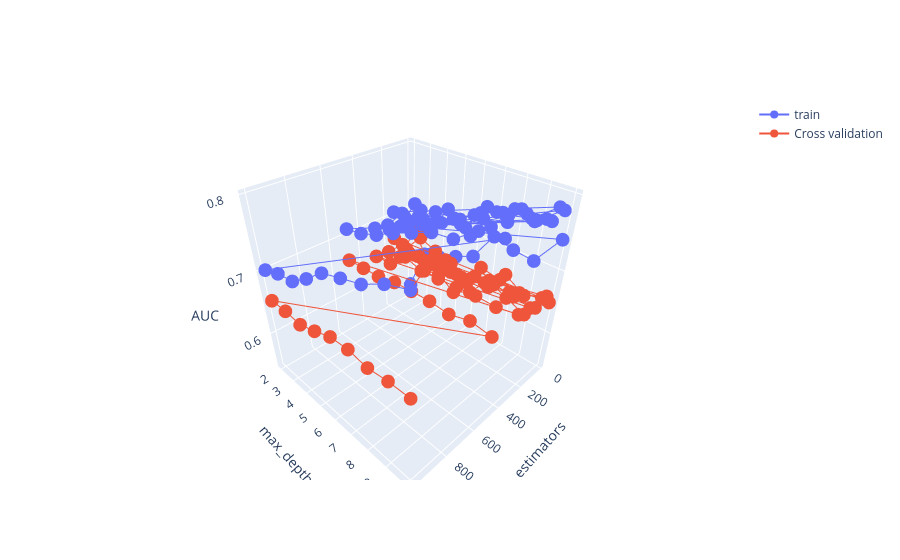

The cell this chart's notebook holds for it:
### Code cell
# Extracting the cordinates for visualization and calling vizualization function.
x = [x[0] for x in cordinates]
y = [x[1] for x in cordinates]

viz(AUC_score=auc_score,x_axis=x,y_axis=y,viz_type='plot')
